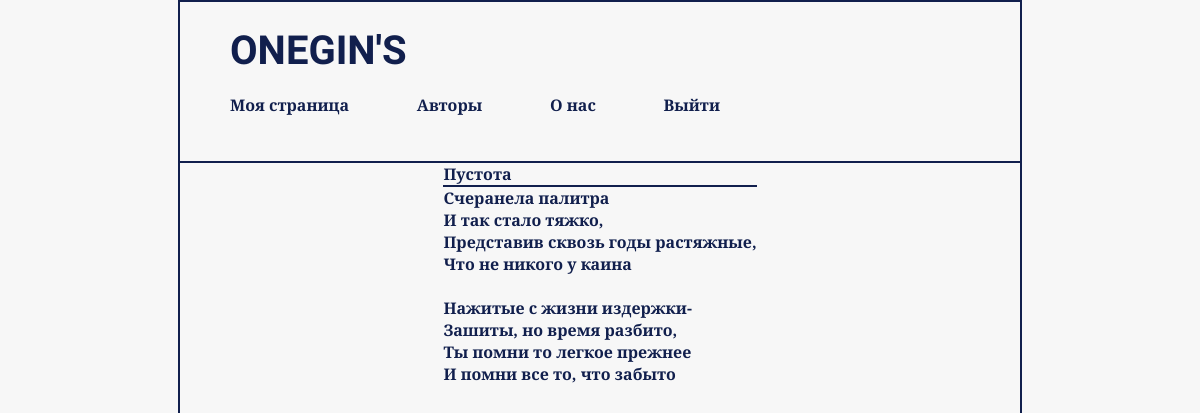
/profile/73cbd577-4ab6-429f-b139-586f7bc39c45 (signed in), run on the app's committed database.
### tables this page shows
CREATE TABLE header_menu(
    id integer PRIMARY KEY AUTOINCREMENT,
    title text NOT NULL,
    url text NOT NULL 
);

CREATE TABLE "writings" (
	"id"	integer,
	"user_id"	INTEGER,
	"title"	text NOT NULL,
	"text"	text NOT NULL,
	"url"	text NOT NULL,
	"time"	integer NOT NULL,
	PRIMARY KEY("id" AUTOINCREMENT)
);

### poetry_site.py (the view)
@app.route("/profile/<writing_url>")
@login_required
def showWriting(writing_url):
    title, writing = dBase.getWriting(writing_url)
    writing = writing.replace("\n","<br>")
    print(writing)
    if not title:
        abort(404)
    return render_template('writing.html', menu = dBase.getMenu(), title = title, writing = writing)

### UserLogin.py (called while the page is built)
    def fromDB(self, user_id, db):
        self.__user = db.getUser(user_id)
        return self

### poetryDataBase.py (called while the page is built)
    def getMenu(self):
        sql = "SELECT * FROM header_menu"
        try:
            self.__cur.execute(sql)
            res = self.__cur.fetchall()
            if res:
                return res
        except sq.Error as e:
            print("Ошибка чтения ДБ")
        return []

    def getUser(self, user_id):
        try:
            self.__cur.execute(f"SELECT * FROM users WHERE id = {user_id} LIMIT 1")
            res = self.__cur.fetchone()
            if not res:
                print("Пользователь не найден")
                return False
            return res
        except sq.Error as e:
            print("Ошибка соединения с БД " + str(e))
        return False

    def getWriting(self, writing_url):
        try:
            self.__cur.execute(f"SELECT title, text FROM writings WHERE url = '{writing_url}' LIMIT 1")
            res = self.__cur.fetchone()
            if res:
                return res
        except sq.Error as e:
            print("Ошибка получения записи из БД " + str(e))
        return (False,False)

### poetry_site.py (called while the page is built)
@login_manager.user_loader
def load_user(user_id):
    print("load user")
    return UserLogin().fromDB(user_id,dBase)

def connect_db():
    conn = sq.connect(app.config["DATABASE"])
    conn.row_factory = sq.Row
    return conn

def get_db():
    if not hasattr(g, "link_db"):
        g.link_db = connect_db()
    return g.link_db

@app.before_request # подключаемся к базе данных перед каждым запросом
def before_request():
    global dBase
    db = get_db()
    dBase = poetryDataBase(db)

### templates/writing.html
{%extends 'main.html'%}
{%block content%}
{{super()}}
<hr>
<div class = "writing">
    <div>
        <p>{{title}}</p>
        <hr>
        <p>{{writing|safe}}</p>
    </div>
</div>
{%endblock%}

### templates/main.html (shortened to what this page needs)
<!DOCTYPE html>
<html lang="en">
<head>
    <link rel="stylesheet" href="/static/css/main.css">
</head>
<body>
    {%block content%}
    <header>
        <p><a class="header_title" href="{{url_for('main')}}">ONEGIN'S</a></p>
        {%block header_menu%}
        <div>
            <ul class="header_menu_list">
                {%for i in menu%}
                    {%if i.title == "Авторизация" and current_user.is_authenticated%}
                        <li><a href="{{url_for('logout')}}">Выйти</a></li>
                    {%elif i.title == 'Авторизация' and title == 'Регистрация'%}
                        <li><a href="{{url_for('login')}}">Авторизация</a></li>
                    {%elif i.title == 'Авторизация'%}
                        <li><a href="{{url_for('registration')}}">Регистрация</a></li>
                    {%else%}
                        <li><a href="{{i.url}}">{{i.title}}</a></li>
                    {%endif%}
                {%endfor%}
            </ul>
        </div>
        {%endblock header_menu%}
    </header>
    {%endblock%}
</body>
</html>

### static/css/main.css (style rules this page uses)
* { padding: 0; margin: 0; }
html { font-size: 16px; padding: 0; margin: 0; height: 100%; width: 100%; background-color: #f7f7f7; }
body { margin: auto; height: 100%; width: 70%; align-self: center; border: 2px solid #111f4d; font-family: 'Merriweather', serif; font-weight: 800; color: #111f4d; }
header { margin: 25px 50px; }
a { text-decoration: none; color: #111f4d; }
.header_menu_list li { transition: all .2s ease; }
.header_title { font-family: 'Yeseva One', cursive; font-size: 2.5rem; }
.header_menu_list { list-style-type: none; display: flex; justify-content: space-between; align-items: center; padding: 20px 250px 20px 0px; }
.header_menu_list a { font-size: 1rem; }
hr { border: 1px solid #111f4d; background-color: #111f4d; }
.writing { display: flex; justify-content: center; }

### data on the page
header_menu: title "Моя страница"
header_menu: title "Авторы"
header_menu: title "О нас"
writings: title "Пустота"

### other printed values
{{ writing|safe }} "Счеранела палитра И так стало тяжко, Представив сквозь годы растяжные, Что не никого у каина Нажитые с жизни издержки- Зашиты, но время разбито, Ты помни то легкое прежнее И помни все то, что забыто"
